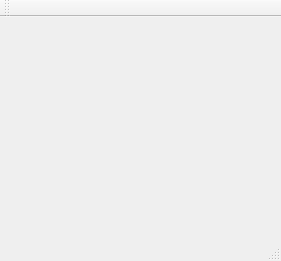
<?xml version="1.0" encoding="UTF-8"?>
<ui version="4.0">
 <class>MainWindow</class>
 <widget class="QMainWindow" name="MainWindow">
  <property name="geometry">
   <rect>
    <x>0</x>
    <y>0</y>
    <width>281</width>
    <height>261</height>
   </rect>
  </property>
  <property name="windowTitle">
   <string>MainWindow</string>
  </property>
  <widget class="QWidget" name="centralWidget"/>
  <widget class="QMenuBar" name="menuBar">
   <property name="geometry">
    <rect>
     <x>0</x>
     <y>0</y>
     <width>281</width>
     <height>21</height>
    </rect>
   </property>
  </widget>
  <widget class="QToolBar" name="mainToolBar">
   <attribute name="toolBarArea">
    <enum>TopToolBarArea</enum>
   </attribute>
   <attribute name="toolBarBreak">
    <bool>false</bool>
   </attribute>
  </widget>
  <widget class="QStatusBar" name="statusBar"/>
 </widget>
 <layoutdefault spacing="6" margin="11"/>
 <resources/>
 <connections/>
</ui>
